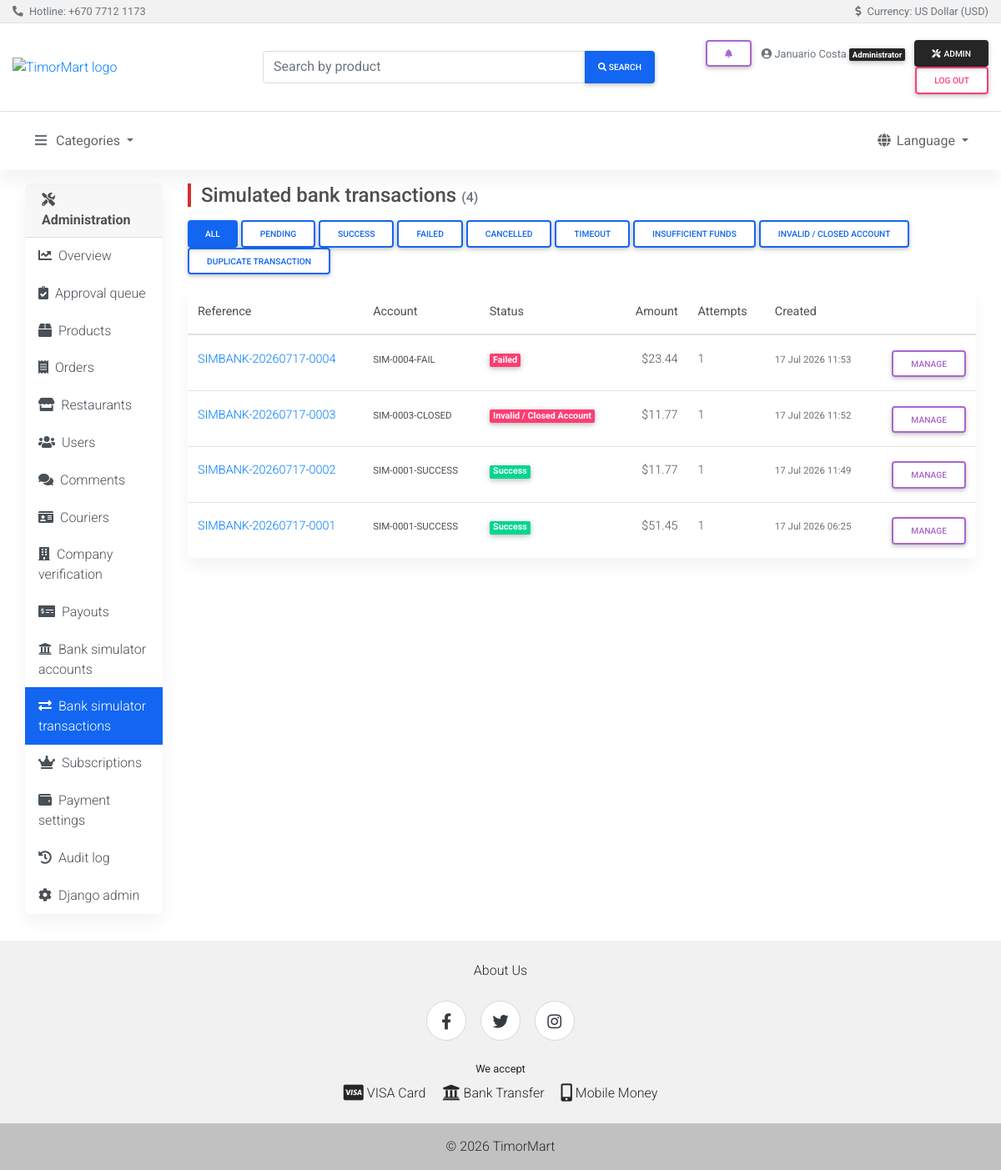
The app's page /dashboard/bank-simulator/transactions/ (signed in) with its own data.
### olretail/banking_models.py (models this page shows, shortened)
class SimulatedBankTransaction(models.Model):
    payment = models.OneToOneField(
        'olretail.Payment', on_delete=models.CASCADE, related_name='bank_simulation',
    )
    reference = models.CharField(max_length=40, unique=True)
    account_number_submitted = models.CharField(max_length=34)
    source_account = models.ForeignKey(
        VirtualBankAccount, on_delete=models.SET_NULL, null=True, blank=True,
        related_name='transactions',
    )
    amount_cents = models.BigIntegerField()
    status = models.CharField(
        max_length=20, choices=SimulatedOutcome.choices, default=SimulatedOutcome.PENDING,
    )
    pending_outcome = models.CharField(max_length=20, choices=SimulatedOutcome.choices, blank=True)
    attempt_count = models.PositiveIntegerField(default=1)
    error_message = models.TextField(blank=True)
    created_at = models.DateTimeField(auto_now_add=True)
    settle_after = models.DateTimeField(null=True, blank=True)
    settled_at = models.DateTimeField(null=True, blank=True)
    class Meta:
        ordering = ['-created_at']
        indexes = [
            models.Index(fields=['status', '-created_at']),
        ]
    @property
    def amount_dollars(self):
        return self.amount_cents / 100

### dashboard/banking_views.py (the view)
# urls.py: path("bank-simulator/transactions/", banking_views.bank_transactions, name="bank_transactions"),
@admin_required
def bank_transactions(request):
    qs = SimulatedBankTransaction.objects.select_related('source_account', 'payment').order_by('-created_at')
    status = request.GET.get('status') or ''
    if status:
        qs = qs.filter(status=status)
    account_number = request.GET.get('account') or ''
    if account_number:
        qs = qs.filter(account_number_submitted__icontains=account_number)
    page_obj = Paginator(qs, PAGE_SIZE).get_page(request.GET.get('page'))
    return render(request, 'dashboard/bank_transactions.html', {
        'section': 'bank_transactions',
        'page_obj': page_obj,
        'status': status,
        'account_number': account_number,
        'status_choices': SimulatedOutcome.choices,
    })

### accounts/roles.py (called while the page is built)
def is_buyer(user):
    if not user.is_authenticated or user.is_staff:
        return False
    return hasattr(user, "buyer") or user.groups.filter(name=BUYER_GROUP).exists()

def is_seller(user):
    if not user.is_authenticated or user.is_staff:
        return False
    return hasattr(user, "seller")

def is_courier(user):
    if not user.is_authenticated or user.is_staff:
        return False
    return hasattr(user, "courier")

### olretail/context_processors.py (called while the page is built)
def categories(request):
    return {"categories": Category.objects.all()}

def roles(request):
    from accounts.roles import is_buyer, is_courier, is_seller  # local import: avoid app-load cycle
    return {
        "is_buyer": is_buyer(request.user),
        "is_seller": is_seller(request.user),
        "is_courier": is_courier(request.user),
    }

def notifications(request):
    if not request.user.is_authenticated:
        return {"unread_notification_count": 0, "recent_notifications": []}
    qs = Notification.objects.filter(recipient=request.user).select_related("order")
    return {
        "unread_notification_count": qs.filter(is_read=False).count(),
        "recent_notifications": qs[:8],
    }

def cart_count(request):
    if not request.user.is_authenticated:
        return {"cart_count": 0}
    return {"cart_count": Cart.objects.filter(buyer=request.user).count()}

def wishlist_count(request):
    if not request.user.is_authenticated:
        return {"wishlist_count": 0}
    return {"wishlist_count": Wishlist.objects.filter(buyer=request.user).count()}

### dashboard/templates/dashboard/bank_transactions.html (shortened to what this page needs)
{% extends 'dashboard/base.html' %}
{% block dash_content %}
<div class="d-flex flex-wrap justify-content-between align-items-center mb-3 page-header-bar">
  <h1 class="h4 mb-0">Simulated bank transactions <small class="text-muted h6">({{ page_obj.paginator.count }})</small></h1>
</div>
<div class="mb-3">
  <a href="{% url 'dashboard:bank_transactions' %}" class="btn btn-sm {% if not status %}btn-primary{% else %}btn-outline-primary{% endif %} m-0">All</a>
  {% for value, label in status_choices %}
  <a href="{% url 'dashboard:bank_transactions' %}?status={{ value }}"
     class="btn btn-sm {% if status == value %}btn-primary{% else %}btn-outline-primary{% endif %} m-0">{{ label }}</a>
  {% endfor %}
</div>
<div class="card">
  <div class="table-responsive">
    <table class="table table-hover mb-0">
      <thead>
        <tr><th>Reference</th><th>Account</th><th>Status</th><th class="text-right">Amount</th><th>Attempts</th><th>Created</th><th></th></tr>
      </thead>
      <tbody>
        {% for txn in page_obj.object_list %}
        <tr>
          <td><a href="{% url 'dashboard:bank_transaction_detail' txn.pk %}">{{ txn.reference }}</a></td>
          <td><small>{{ txn.account_number_submitted }}</small></td>
          <td>
            {% if txn.status == 'success' %}<span class="badge badge-success">{{ txn.get_status_display }}</span>
            {% elif txn.status == 'pending' %}<span class="badge badge-warning">{{ txn.get_status_display }}</span>
            {% elif txn.status == 'cancelled' %}<span class="badge badge-secondary">{{ txn.get_status_display }}</span>
            {% else %}<span class="badge badge-danger">{{ txn.get_status_display }}</span>{% endif %}
          </td>
          <td class="text-right">${{ txn.amount_dollars|floatformat:2 }}</td>
          <td>{{ txn.attempt_count }}</td>
          <td><small class="text-muted">{{ txn.created_at|date:"j M Y H:i" }}</small></td>
          <td class="text-right">
            <a href="{% url 'dashboard:bank_transaction_detail' txn.pk %}" class="btn btn-sm btn-outline-secondary my-0">Manage</a>
          </td>
        </tr>
        {% empty %}
        <tr><td colspan="7" class="text-center text-muted py-4">No simulated transactions yet.</td></tr>
        {% endfor %}
      </tbody>
    </table>
  </div>
</div>
{% endblock %}

### templates/shared/header.html (shortened to what this page needs)
{% load i18n %}
{% load static %}
<header>
  <div class="bg-light border-bottom py-1">
    <div class="container-fluid d-flex flex-wrap justify-content-between align-items-center small text-muted">
      <div>
        <i class="fas fa-phone-alt mr-1" aria-hidden="true"></i>
        {% trans 'Hotline' %}: <a href="tel:+67077121173" class="text-muted">+670 7712 1173</a>
      </div>
      <div>
        <i class="fas fa-dollar-sign mr-1" aria-hidden="true"></i>
        {% trans 'Currency' %}: {% trans 'US Dollar (USD)' %}
      </div>
    </div>
  </div>
  <div class="container-fluid">
    <div class="row jumbotron white border-bottom mb-0 py-3 align-items-center">
      <div class="col-md-3 my-1">
        <a href="{% url 'olretail:index' %}" aria-label="{% trans 'Home' %}">
          <img src="{% static 'mdb/img/logo.png' %}" class="brand-logo" alt="TimorMart logo">
        </a>
      </div>
      <div class="col-md-5 my-1">
        <form action="{% url 'olretail:search' %}" method="get" role="search">
          <div class="md-form md-outline input-group md-input-group w-100 my-0">
            <input type="search" class="form-control mb-0" name="q" value="{{ query|default:'' }}"
                   placeholder="{% trans 'Search by product' %}" aria-label="{% trans 'Search by product' %}">
            <div class="input-group-append">
              <button class="btn btn-primary btn-md px-3 m-0" type="submit">
                <i class="fa fa-search" aria-hidden="true"></i>
                <span class="d-none d-sm-inline"> {% trans 'Search' %}</span>
              </button>
            </div>
          </div>
        </form>
      </div>
      <div class="col-md-4 my-1 text-md-right">
        {% if user.is_authenticated %}
        <div class="dropdown d-inline-block mr-2">
          <a class="btn btn-sm btn-outline-secondary my-0 position-relative" href="#" role="button"
             id="notificationsDropdown" data-toggle="dropdown" aria-haspopup="true" aria-expanded="false"
             aria-label="{% trans 'Notifications' %}">
            <i class="fas fa-bell" aria-hidden="true"></i>
          </a>
        </div>
        <span class="text-muted small mr-2">
          <i class="fas fa-user-circle" aria-hidden="true"></i>
          {{ user.get_full_name|default:user.username }}
          {% if user.is_staff %}<span class="badge badge-dark">{% trans 'Administrator' %}</span>
          {% elif is_buyer and is_seller %}<span class="badge badge-light border">{% trans 'Buyer & Seller' %}</span>
          {% elif is_seller %}<span class="badge badge-light border">{% trans 'Seller' %}</span>
          {% elif is_buyer %}<span class="badge badge-light border">{% trans 'Buyer' %}</span>{% endif %}
        </span>
        {% if user.is_staff %}
        <a href="{% url 'dashboard:overview' %}" class="btn btn-sm btn-dark my-0">
          <i class="fas fa-tools mr-1" aria-hidden="true"></i>{% trans 'Admin' %}
        </a>
        {% endif %}
        <form action="{% url 'accounts:logout' %}" method="post" class="d-inline">
          <button type="submit" class="btn btn-sm btn-outline-danger my-0">{% trans 'Log out' %}</button>
        </form>
        {% else %}
        <a href="{% url 'accounts:login' %}" class="btn btn-sm btn-outline-primary my-0">{% trans 'Sign in' %}</a>
        <a href="{% url 'accounts:register' %}" class="btn btn-sm btn-primary my-0">{% trans 'Sign up' %}</a>
        {% endif %}
      </div>
    </div>
  </div>
  <nav class="navbar navbar-expand-lg sticky-top navbar-light white">
    <div class="container-fluid">
      <div class="collapse navbar-collapse" id="mainNav">
        <ul class="navbar-nav align-items-start">
          <li class="nav-item dropdown">
            <a class="nav-link dropdown-toggle" data-toggle="dropdown" href="#" role="button"
               aria-haspopup="true" aria-expanded="false">
              <i class="fas fa-bars text-muted mr-2" aria-hidden="true"></i>{% trans 'Categories' %}
            </a>
          </li>
        </ul>
        <ul class="navbar-nav ml-md-auto align-items-start">
          <li class="nav-item dropdown">
            <a class="nav-link dropdown-toggle" data-toggle="dropdown" href="#" role="button"
               aria-haspopup="true" aria-expanded="false">
              <i class="fas fa-globe mr-1" aria-hidden="true"></i>{% trans 'Language' %}
            </a>
          </li>
        </ul>
      </div>
    </div>
  </nav>
</header>

### templates/shared/base.html (style rules this page uses)
.page-header-bar { border-left: 4px solid #d32f2f; padding-left: .75rem; }
html { scroll-behavior: smooth; }
img { max-width: 100%; }
.card-body, td, .alert, .list-group-item { overflow-wrap: anywhere; }
.table-responsive { -webkit-overflow-scrolling: touch; }

### templates/shared/header.html (style rules this page uses)
.brand-logo { height: 110px; width: auto; max-width: 100%; }

### records on screen
SimulatedBankTransaction: reference "SIMBANK-20260717-0004", account_number_submitted "SIM-0004-FAIL", status "Failed", amount_dollars "23.44", attempt_count "1", created_at "17 Jul 2026 11:53"
SimulatedBankTransaction: reference "SIMBANK-20260717-0003", account_number_submitted "SIM-0003-CLOSED", status "Invalid / Closed Account", amount_dollars "11.77", attempt_count "1", created_at "17 Jul 2026 11:52"
SimulatedBankTransaction: reference "SIMBANK-20260717-0002", account_number_submitted "SIM-0001-SUCCESS", status "Success", amount_dollars "11.77", attempt_count "1", created_at "17 Jul 2026 11:49"
SimulatedBankTransaction: reference "SIMBANK-20260717-0001", account_number_submitted "SIM-0001-SUCCESS", status "Success", amount_dollars "51.45", attempt_count "1", created_at "17 Jul 2026 06:25"

### other values on screen
{{ user.get_full_name|default:user.username }} "Januario Costa"
{{ page_obj.paginator.count }} "4"
{{ label }} "PENDING" "SUCCESS" "FAILED" "CANCELLED" "TIMEOUT" "INSUFFICIENT FUNDS" "INVALID / CLOSED ACCOUNT" "DUPLICATE TRANSACTION"
